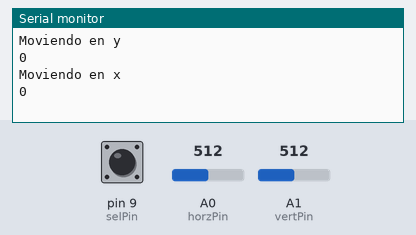
A sketch run on a simulated Arduino Leonardo, built with avr-gcc and run on an emulated ATmega32U4. On the bench: the last lines printed to the serial monitor. The inputs (shaded band) are chosen by the test bench; at power-on: A0 (horzPin) = 512, A1 (vertPin) = 512, pin 9 (selPin) HIGH.

Above: at 2.2 s.
2.3 s: A0 (horzPin) set to 716
At 3.6 s:
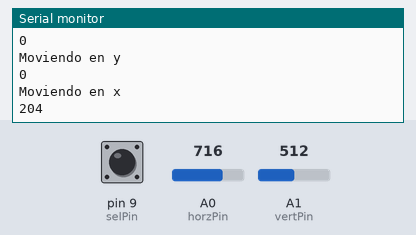
3.8 s: A1 (vertPin) set to 306
At 5.2 s:
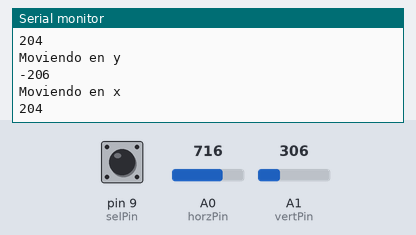
5.3 s: A0 (horzPin) set to 900
6.8 s: A1 (vertPin) set to 122
At 7.4 s:
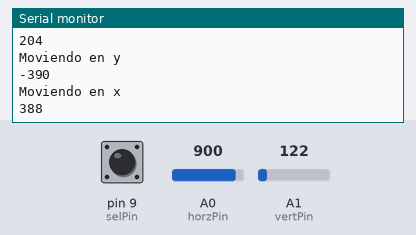
Timing chart, 0 to 9.3 s (numbered marks = the images above; inputs shaded):
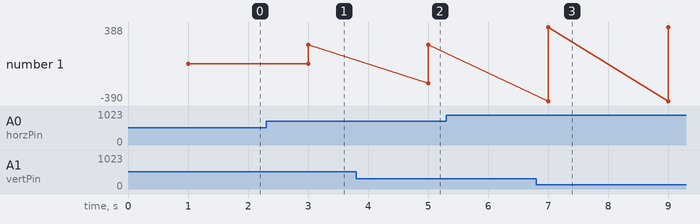

Measured:
- after the input at 2.3 s, the serial monitor: prints a new line after 0.70 s (image 1)
- after the input at 3.8 s, the serial monitor: prints a new line after 1.2 s (image 2)
- after the input at 6.8 s, the serial monitor: prints a new line after 0.21 s (image 3)
- plotted number 1: 0 → 204 after the input at 2.3 s

The sketch:

Mouse.ino
```cpp
#include <Mouse.h>

/* Arduino Mouse Emulation
 *
 *  learnelectronics
 *  based on an original sketch by   by: Jim Lindblom date: 1/12/2012
 *  17 MAR 2017
 *
 *  www.youtube.com/c/learnelectronics
 *  arduino0169@gmail.com
 */

//--------------------------------------------------------------------------------------------------------------------------------------------------------------------------
//                                                                              LIBRARY
//--------------------------------------------------------------------------------------------------------------------------------------------------------------------------
//#include <Mouse.h>

//--------------------------------------------------------------------------------------------------------------------------------------------------------------------------
//                                                                             VARIABLES
//--------------------------------------------------------------------------------------------------------------------------------------------------------------------------
int horzPin = A0;                                                                                 // Analog output of horizontal joystick pin
int vertPin = A1;                                                                                 // Analog output of vertical joystick pin
int selPin = 9;                                                                                   // select button pin of joystick

int vertZero, horzZero;                                                                           // Stores the initial value of each axis, usually around 512
int vertValue, horzValue;                                                                         // Stores current analog output of each axis
const int sensitivity = 200;                                                                      // Higher sensitivity value = slower mouse, should be <= about 500
int mouseClickFlag = 0;


//--------------------------------------------------------------------------------------------------------------------------------------------------------------------------
//                                                                              SETUP
//--------------------------------------------------------------------------------------------------------------------------------------------------------------------------
void setup()
{
  Serial.begin(9600);
  pinMode(horzPin, INPUT);                                                                        // Set both analog pins as inputs
  pinMode(vertPin, INPUT);
  pinMode(selPin, INPUT);                                                                         // set button select pin as input
  digitalWrite(selPin, HIGH);                                                                     // Pull button select pin high
  delay(1000);                                                                                    // short delay to let outputs settle
  vertZero = analogRead(vertPin);                                                                 // get the initial values
  horzZero = analogRead(horzPin);                                                                 // Joystick should be in neutral position when reading these

}


//--------------------------------------------------------------------------------------------------------------------------------------------------------------------------
//                                                                            MAIN LOOP
//--------------------------------------------------------------------------------------------------------------------------------------------------------------------------
void loop()
{
  vertValue = analogRead(vertPin) - vertZero;                                                     // read vertical offset
  horzValue = analogRead(horzPin) - horzZero;                                                     // read horizontal offset

/*
  Serial.print("x ");
  Serial.println(horzValue);
  Serial.print("y ");
  Serial.println(vertValue);
 */


                                                                                                  // Mouse.move(xpos,ypos,wheel)
                                                                                                  // Mouse.move is always relative to the last position of the mouse cursor

  if (vertValue != 0)
    Mouse.move(0, vertValue/sensitivity*(-1), 0); // move mouse on y axis
    Serial.println("Moviendo en y");
    Serial.println(vertValue);
  if (horzValue != 0)
    Mouse.move((horzValue/sensitivity)*(-1), 0, 0);                                                 // move mouse on x axis
    Serial.println("Moviendo en x");
    Serial.println(horzValue);
  if ((digitalRead(selPin) == 0) && (!mouseClickFlag))                                            // if the joystick button is pressed
  {
    mouseClickFlag = 1;
    Mouse.press(MOUSE_LEFT);                                                                      // click the left button down
  }
  else if ((digitalRead(selPin))&&(mouseClickFlag))                                               // if the joystick button is not pressed
  {
    mouseClickFlag = 0;
    Mouse.release(MOUSE_LEFT);                                                                    // release the left button
  }

  delay(2000);
}
```
